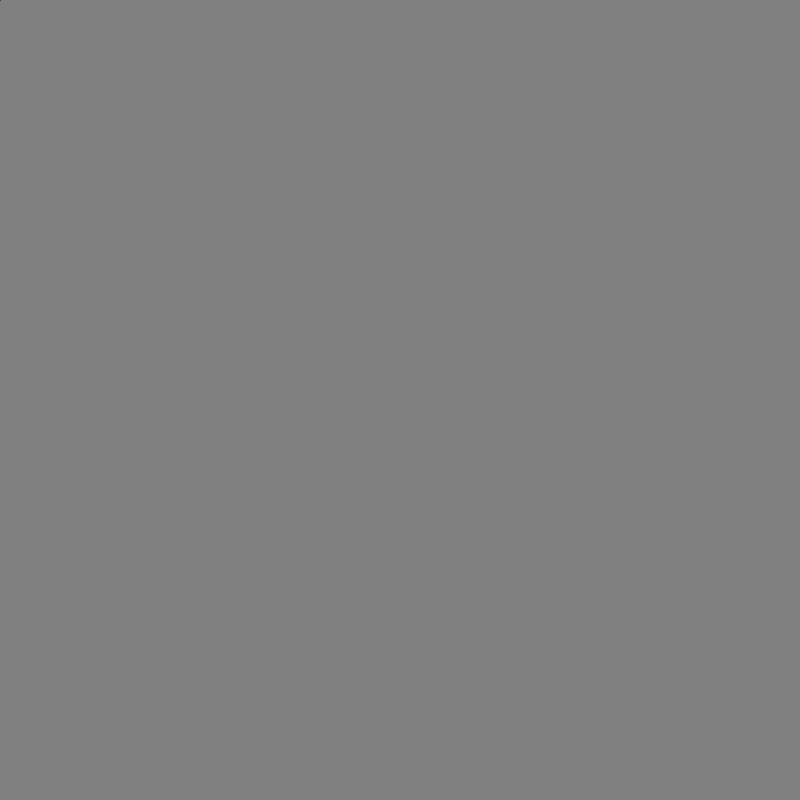
Frame 1 (no input)
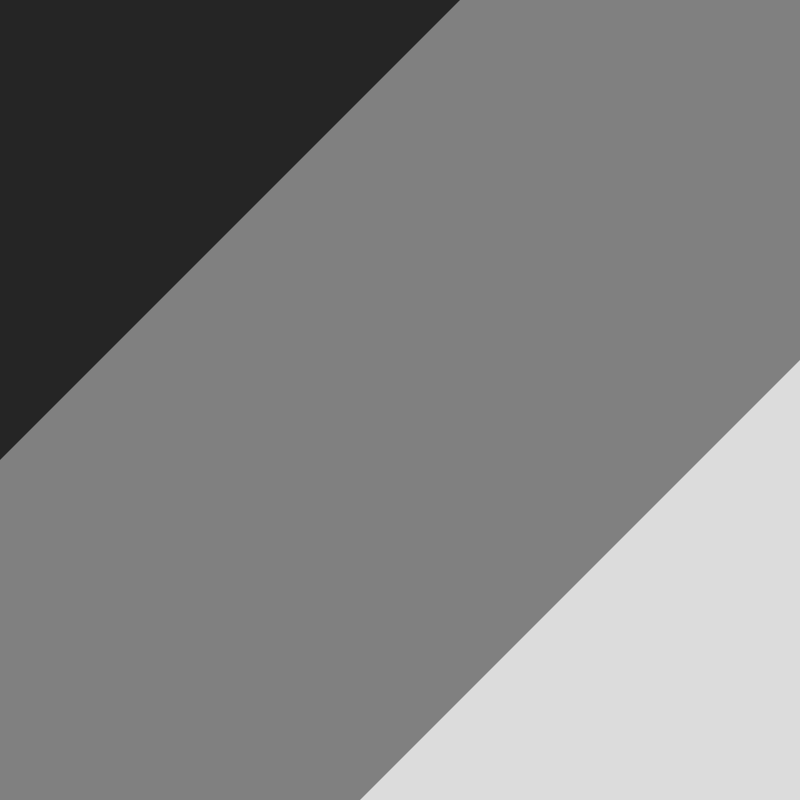
Frame 60 (no input)
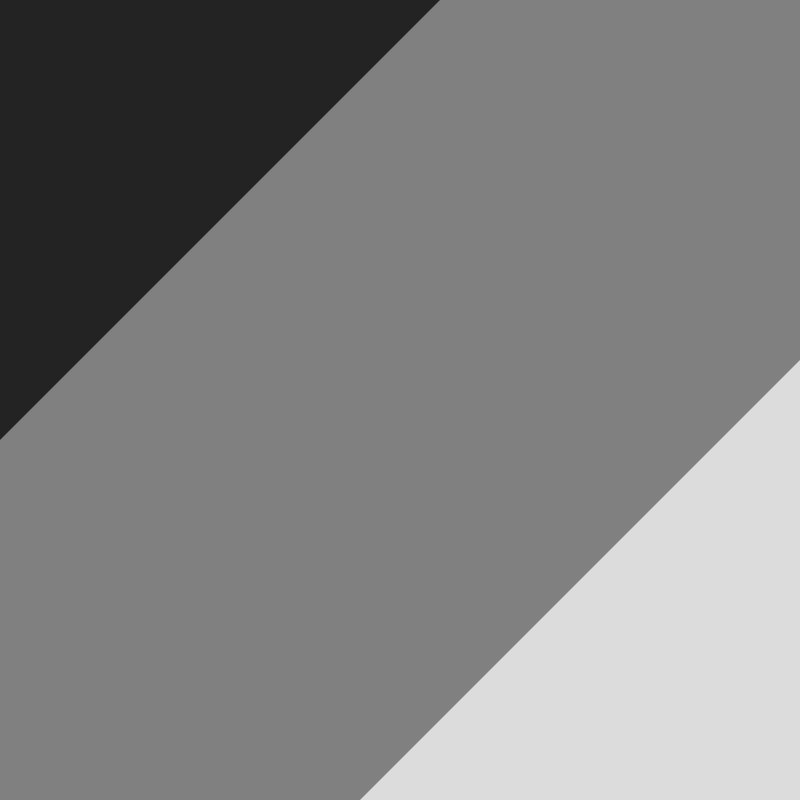
Frame 120 (the mouse pressed at the canvas centre since frame 60)

The p5.js sketch that drew these frames (run headless with seeded random() and noise() and a simulated clock; from frame 60 on, the mouse is pressed at the canvas centre):

// p5.js sketch
// ── sketch.js
var wd = 800;//width
var ht = 800;//height
// size of the form
var i = 1;
var x = 1;
var y = 1;

function setup() {
    createCanvas(wd, ht);
};

function draw() {
    background(255/2);
    fill(i/(wd+ht)/2*255);
    noStroke(255);
    triangle(0, 0, 0, i, i, 0);
    i = i + mouseX/800*40-20;
    fill(255-i/(wd+ht)/2*255);
    triangle(wd, ht, wd, ht-i, wd-i, ht);
    print(i);
    if (i>(wd+ht)/2) {i=0;};
    if (i<0) {i = (wd+ht)/2;};
}
